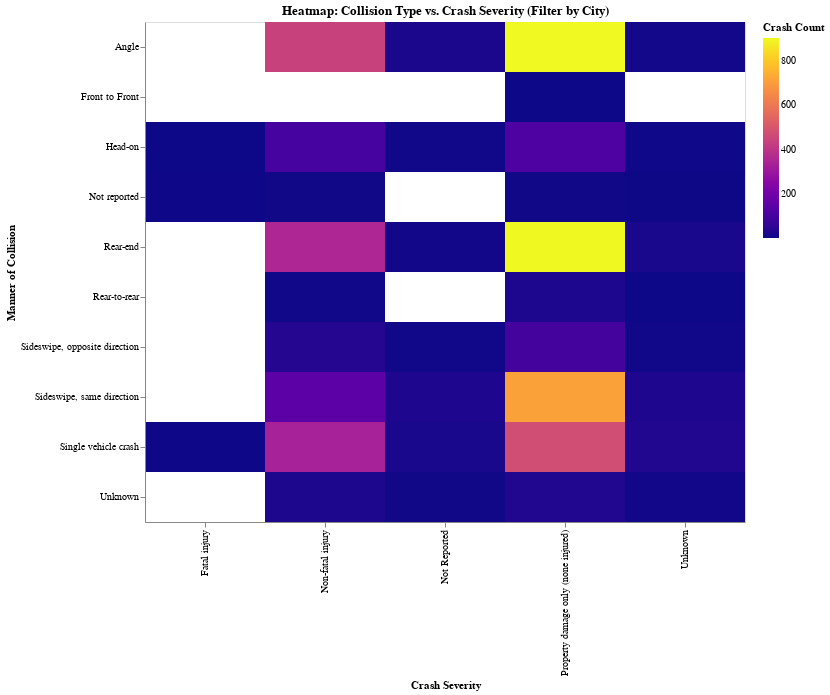

Write notebook code for a chart like this one.
### Code cell
# Heatmap with custom color scheme
heatmap = alt.Chart(grouped).mark_rect().encode(
    x=alt.X('Crash_Severity:N', title='Crash Severity'),
    y=alt.Y('Manner_of_Collision:N', title='Manner of Collision'),
    color=alt.Color('Count:Q', title='Crash Count', scale=alt.Scale(scheme='plasma')),
    tooltip=['City_Town_Name', 'Manner_of_Collision', 'Crash_Severity', 'Count']
).add_params(
    city_select
).transform_filter(
    city_select
).properties(
    title='Heatmap: Collision Type vs. Crash Severity (Filter by City)',
    width=600,
    height=500
)

heatmap

### Figure 1 — Vega-Lite specification as saved in the notebook (floating-point values rounded to 4 significant figures; data arrays with more than 128 entries replaced by an {"elided": "..."} marker saying what was removed)
{"config": {"view": {"continuousWidth": 300, "continuousHeight": 300}}, "data": {"name": "data-defa1f30b0c9ca67c5ed36c6aa069b4a"}, "mark": {"type": "rect"}, "encoding": {"color": {"field": "Count", "scale": {"scheme": "plasma"}, "title": "Crash Count", "type": "quantitative"}, "tooltip": [{"field": "City_Town_Name", "type": "nominal"}, {"field": "Manner_of_Collision", "type": "nominal"}, {"field": "Crash_Severity", "type": "nominal"}, {"field": "Count", "type": "quantitative"}], "x": {"field": "Crash_Severity", "title": "Crash Severity", "type": "nominal"}, "y": {"field": "Manner_of_Collision", "title": "Manner of Collision", "type": "nominal"}}, "height": 500, "params": [{"name": "param_9", "select": {"type": "point", "fields": ["City_Town_Name"]}, "bind": {"input": "select", "options": ["BOSTON", "CAMBRIDGE", "SOMERVILLE"], "name": "Select City: "}, "value": "SOMERVILLE"}], "title": "Heatmap: Collision Type vs. Crash Severity (Filter by City)", "transform": [{"filter": {"param": "param_9"}}], "width": 600, "$schema": "https://vega.github.io/schema/vega-lite/v5.20.1.json", "datasets": {"data-defa1f30b0c9ca67c5ed36c6aa069b4a": {"elided": "136 records"}}}
